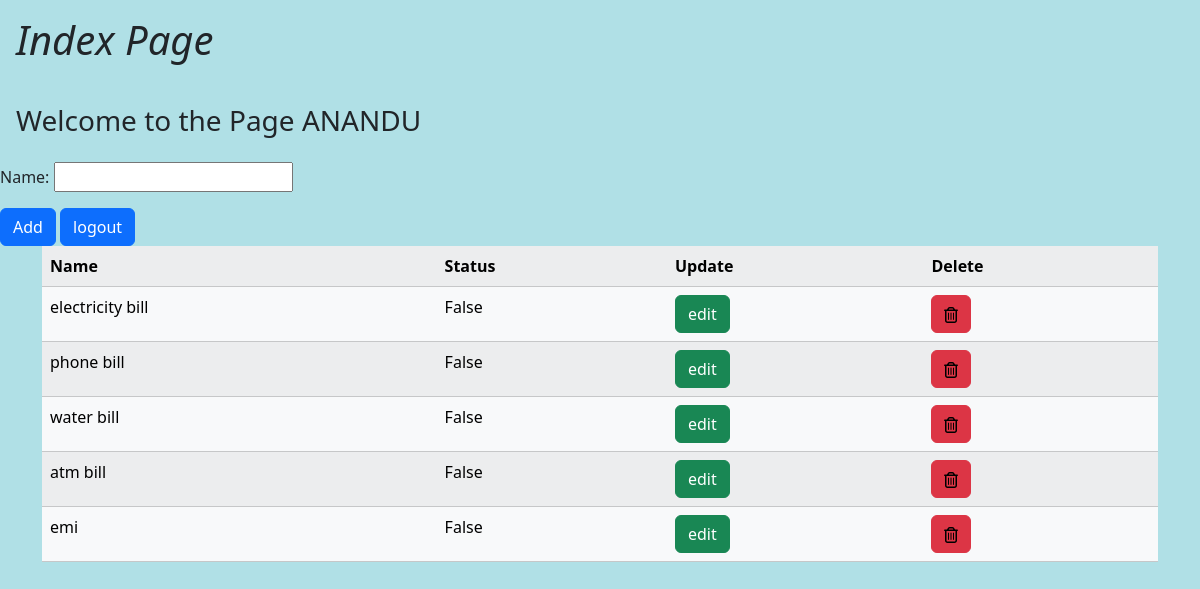
Screenshot of /task/ (signed in) with the database file from the repository.
### reminder/models.py (models this page shows, shortened)
class Task(models.Model):
    name=models.CharField(max_length=20)
    user=models.ForeignKey(User,on_delete=models.CASCADE)
    completion=models.BooleanField(default=False)
    date=models.DateField(auto_now_add=True)

### reminder/views.py (the view, shortened to what this page needs)
# urls.py: path('task/',Taskview.as_view(),name="task"),
@method_decorator(signin_required,name='dispatch')
class Taskview(View):
      def get(self,request,*args,**kwargs):
          form=TaskForm()
          data=Task.objects.filter(user=request.user).order_by('completion')
          return render(request,"index.html",{"form":form,"data":data})

### reminder/forms.py
class TaskForm(forms.ModelForm):
    class Meta:
        model=Task
        fields=['name']

### reminder/views.py (called while the page is built)
def signin_required(fn):
    def wrapper(request,*args,**kwargs):
        if not request.user.is_authenticated:
            return redirect("login")
        else:
            return fn(request,*args,**kwargs)
    return wrapper

### reminder/templates/index.html (shortened to what this page needs)
<!DOCTYPE html>
<html lang="en">
<head>
    <link href="https://cdn.jsdelivr.net/npm/bootstrap@5.3.2/dist/css/bootstrap.min.css" rel="stylesheet">
</head>
<body style="background-color: powderblue"></body>
    <h1><div class="p-3 mb-2 bg-info.bg-dark text-dark"><i>Index Page</i></div></h1>
    <h3><div class="p-3 mb-2 bg-info.bg-dark text-dark">Welcome to the Page {{request.user}}</div></h3>
    <form action="" method="post">
        {{form.as_p}}
        <button type="submit" class="btn btn-primary">Add</button>
        <a class="btn btn-primary" href="{% url 'logout' %}">logout</a>
    </form>
    <div class="container">
    <table class="table table-light table-striped">
        <tr>
            <th>Name</th>
            <th>Status</th>
            <th>Update</th>
            <th>Delete</th>
        </tr>
    <tr>{% for i in data %}
    <td>{{i.name}}</td>
    {% if i.completion == False%}
    <td>{{i.completion}}</td>
    {% endif %}
    {% if i.completion == False %}
    <td><a class="btn btn-success" href="{% url 'edit' i.id %}">edit</a></td>
    {% elif i.completion == True %}
    <td><a class="btn btn-success"href="{% url 'edit' i.id %}">not completed</a></td>
    {% endif %}
    <td><a  class="btn btn-danger"  href="{% url 'delete' i.id%}"></a></td>
    </tr>
    {%endfor%}
    </table>
</div>
</body>
</html>

### rows the page displays
Task: name "electricity bill", completion "False", shows "edit"
Task: name "phone bill", completion "False", shows "edit"
Task: name "water bill", completion "False", shows "edit"
Task: name "atm bill", completion "False", shows "edit"
Task: name "emi", completion "False", shows "edit"

### other values shown
{{ request.user }} "ANANDU"
